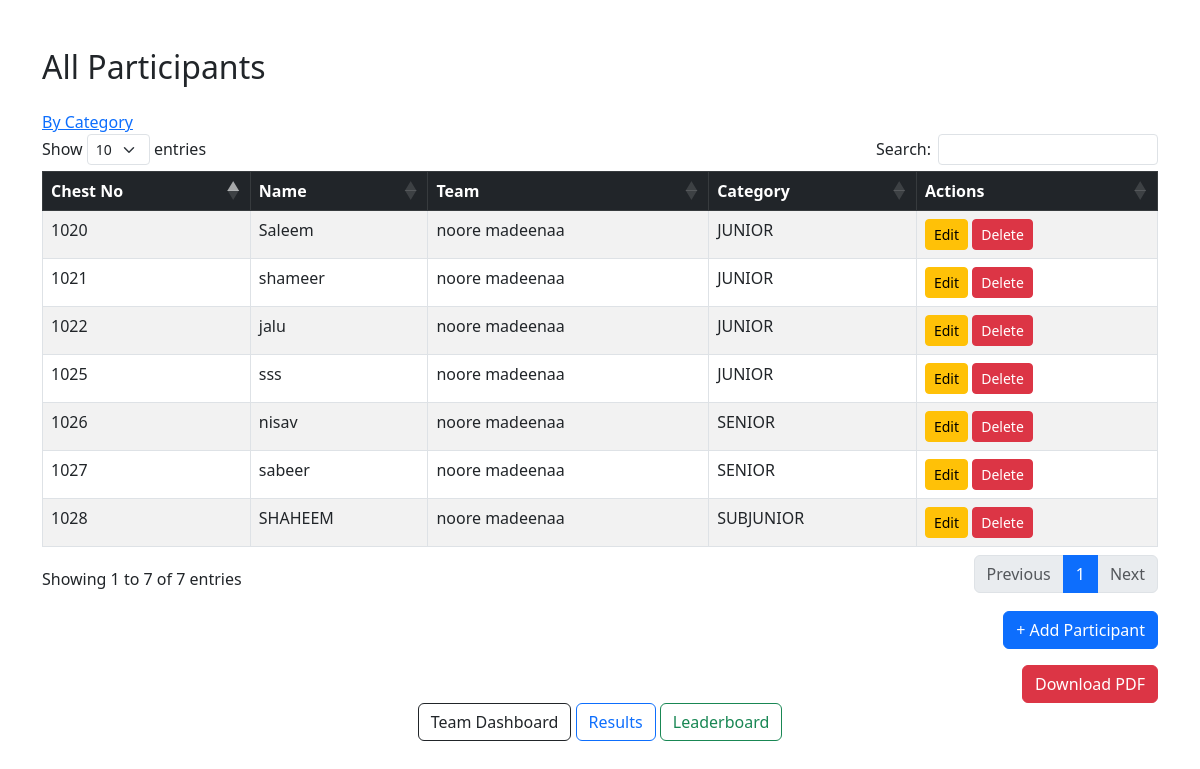
The page /participants/ (signed in) on the database as committed earlier.
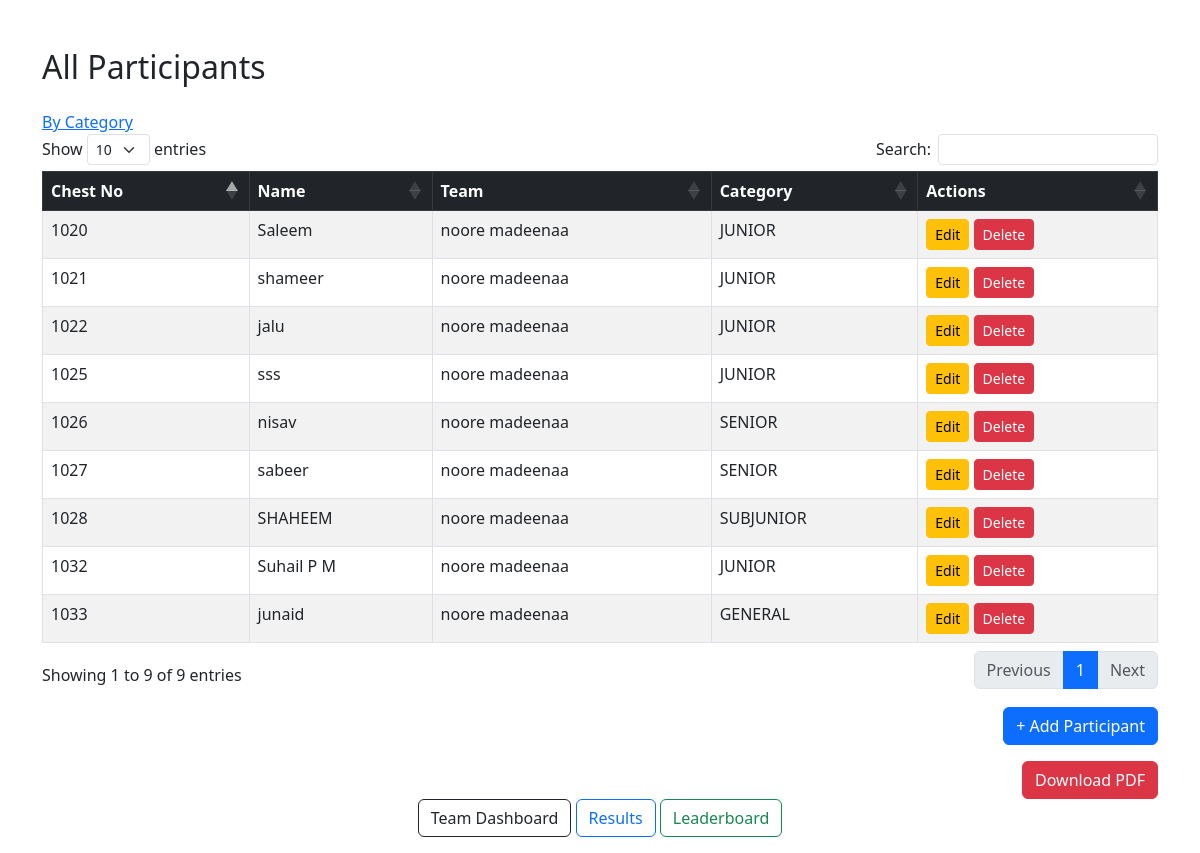
The same page on the database as committed later.
### core/models.py (models this page shows, shortened)
class Contestant(models.Model):
    chest_no = models.PositiveIntegerField(unique=True, null=True)
    name = models.CharField(max_length=100)
    team = models.ForeignKey(Team, on_delete=models.CASCADE, null=True, blank=True)
    category = models.ForeignKey(Category, on_delete=models.CASCADE, null=True)
    total_points = models.IntegerField(default=0)

class Team(models.Model):
    user = models.OneToOneField(User, on_delete=models.CASCADE)
    name = models.CharField(max_length=100)
    total_points = models.IntegerField(default=0)

class Category(models.Model):
    name = models.CharField(max_length=100)

### core/views.py (the view)
# urls.py: path('participants/', views.participant_list, name='participant_list'),
@login_required
def participant_list(request):
    user = request.user
    team_id = request.GET.get('team_id')
    category_id = request.GET.get('category_id')
    teams = Team.objects.all()
    categories = Category.objects.all()
    participants = Contestant.objects.select_related('team', 'category').order_by('chest_no')
    if hasattr(user, 'team'):
        participants = participants.filter(team=user.team)
        team_id = user.team.id  # Fix context
    else:
        if team_id:
            participants = participants.filter(team_id=team_id)
        if category_id:
            participants = participants.filter(category_id=category_id)
    return render(request, 'participants_list.html', {
        'teams': teams,
        'categories': categories,
        'participants': participants,
        'selected_team_id': int(team_id) if team_id else None,
        'selected_category_id': int(category_id) if category_id else None
    })

### templates/participants_list.html (shortened to what this page needs)
{% load static %}
<link href="https://cdn.jsdelivr.net/npm/bootstrap@5.3.0/dist/css/bootstrap.min.css" rel="stylesheet">
<link rel="stylesheet" href="https://cdn.datatables.net/1.13.6/css/dataTables.bootstrap5.min.css">
<div class="container mt-5">
    <h2 class="mb-4">All Participants</h2>
    <a href="{% url 'participants_by_category' %}" class="header-btn" title="Users">By Category</a>
    <table id="participantsTable" class="table table-bordered table-striped">
        <thead class="table-dark">
            <tr>
                <th>Chest No</th>
                <th>Name</th>
                <th>Team</th>
                <th>Category</th>
                <th>Actions</th>
            </tr>
        </thead>
        <tbody>
            {% for participant in participants %}
                <tr>
                    <td>{{ participant.chest_no }}</td>
                    <td>{{ participant.name }}</td>
                    <td>{{ participant.team.name }}</td>
                    <td>{{ participant.category.name }}</td>
                    <td>
                        <a href="{% url 'edit_participant' participant.id %}" class="btn btn-sm btn-warning">Edit</a>
                        <a href="{% url 'delete_participant' participant.id %}"
                           class="btn btn-sm btn-danger"
                           onclick="return confirm('Delete this participant?');">
                           Delete
                        </a>
                    </td>
                </tr>
            {% endfor %}
        </tbody>
    </table>
    <div class="text-end mt-3">
        <button type="button" class="btn btn-primary" data-bs-toggle="modal" data-bs-target="#addParticipantModal">
            + Add Participant
        </button>
        <div class="mt-3">
            <a href="{% url 'download_participants_pdf' %}" class="btn btn-danger">Download PDF</a>
        </div>
    </div>
</div>
<div class="mb-3 text-center">
    {% if request.user.role == 'admin' %}
        <a href="{% url 'dashboard_admin' %}" class="btn btn-outline-dark">Admin Dashboard</a>
    {% elif request.user.role == 'team' %}
        <a href="{% url 'dashboard_team' %}" class="btn btn-outline-dark">Team Dashboard</a>
    {% endif %}
    <a href="{% url 'results' %}" class="btn btn-outline-primary">Results</a>
    <a href="{% url 'leaderboard' %}" class="btn btn-outline-success">Leaderboard</a>
</div>

Rows that differ between the two databases and show on the page:
added Contestant: chest_no "1032", name "Suhail P M", team.name "noore madeenaa", category.name "JUNIOR"
added Contestant: chest_no "1033", name "junaid", team.name "noore madeenaa", category.name "GENERAL"
Other text that changed with them:
text written by a page script: "Show entries Search: Showing 1 to 7 of 7 entries Previous 1 Next" → "Show entries Search: Showing 1 to 9 of 9 entries Previous 1 Next"
